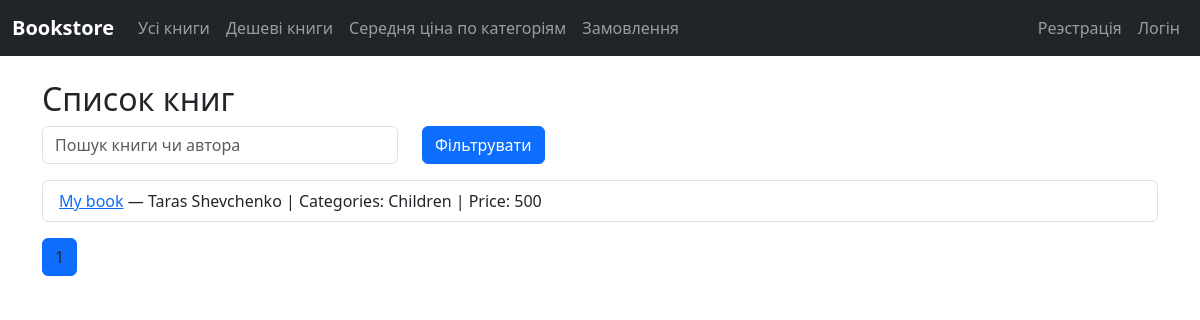
/shop/, run on an earlier commit of the app's database.
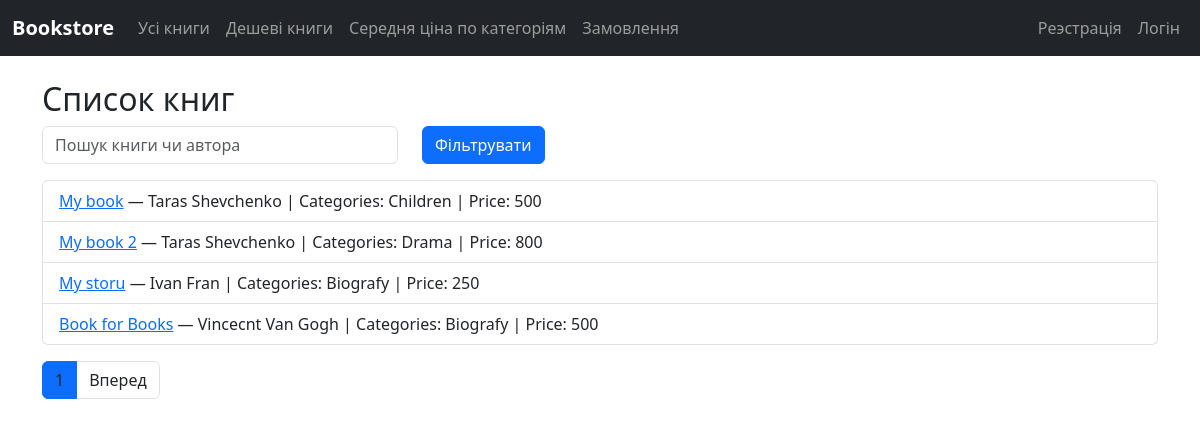
And on a later commit of the database.
### shop/models.py (models this page shows)
class Book(models.Model):
    title = models.CharField(max_length=100)
    author = models.ManyToManyField(Author)
    category = models.ManyToManyField(Category)
    publisher = models.ForeignKey('Publisher', on_delete=models.CASCADE)
    published_year = models.IntegerField()
    added_at = models.DateTimeField()
    amount = models.IntegerField()
    price = models.IntegerField()
    available = models.BooleanField(default=True)
    calculated_rating = models.DecimalField(max_digits=5, decimal_places=2, null=True)

class Author(models.Model):
    first_name = models.CharField(max_length=100)
    last_name = models.CharField(max_length=100)
    country = models.CharField(max_length=100)
    birth_date = models.DateField(default=timezone.now)
    bio = models.TextField(default="No bio yet")
    def __str__(self):
        return self.first_name + " " + self.last_name

class Category(models.Model):
    name = models.CharField(max_length=100)
    bio = models.TextField(default="No bio yet")
    def __str__(self):
        return self.name

### shop/views.py (the view, shortened to what this page needs)
# urls.py: path("", AllBooksView.as_view(), name="all_books"),
class AllBooksView(ListView):
    model = Book
    template_name = "books.html"
    context_object_name = "books"
    paginate_by = 4
    def get_queryset(self):
        query = self.request.GET.get("q")
        qs = Book.objects.prefetch_related("author", "category").all()
        if query:
            qs = qs.filter(Q(title__icontains=query) | Q(author__last_name__icontains=query))
        return qs

### templates/books.html (shortened to what this page needs)
{% extends "base.html" %}
{% block content %}
<h2>Список книг</h2>
<form method="get" class="mb-3">
    <div class="row">
        <div class="col-md-4">
            <input type="text" name="q" class="form-control" placeholder="Пошук книги чи автора" value="{{ request.GET.q }}">
        </div>
        <div class="col-md-2">
            <button type="submit" class="btn btn-primary">Фільтрувати</button>
        </div>
    </div>
</form>
<ul class="list-group">
    {% for book in books %}
        <li class="list-group-item">
            <a href="{% url 'shop:book' book_id=book.id %}">{{ book.title }}</a>
            —
            {% for author in book.author.all %}
                {{ author }}{% if not forloop.last %}, {% endif %}
            {% empty %}
                No authors
            {% endfor %}
            | Categories:
            {% for category in book.category.all %}
                {{ category }}{% if not forloop.last %}, {% endif %}
            {% empty %}
                No categories
            {% endfor %}
            | Price: {{ book.price }}
        </li>
    {% empty %}
        <li class="list-group-item">Немає книг</li>
    {% endfor %}
</ul>
<nav>
    <ul class="pagination mt-3">
        <li class="page-item active"><span class="page-link">{{ page_obj.number }}</span></li>
        {% if page_obj.has_next %}
            <li class="page-item"><a class="page-link" href="?page={{ page_obj.next_page_number }}">Вперед</a></li>
        {% endif %}
    </ul>
</nav>
{% endblock %}

What changed in the data, as far as the page shows it:
added Book: title "My book 2", price "800", Author (first_name+last_name "Taras Shevchenko")
added Category: name "Drama", shown under "My book 2"
added Book: title "My storu", price "250"
added Author: first_name+last_name "Ivan Fran", shown under "My storu"
added Category: name "Biografy"
added Book: title "Book for Books", price "500"
added Author: first_name+last_name "Vincecnt Van Gogh", shown under "Book for Books"
Also different on the page:
text now shown: "Вперед"
